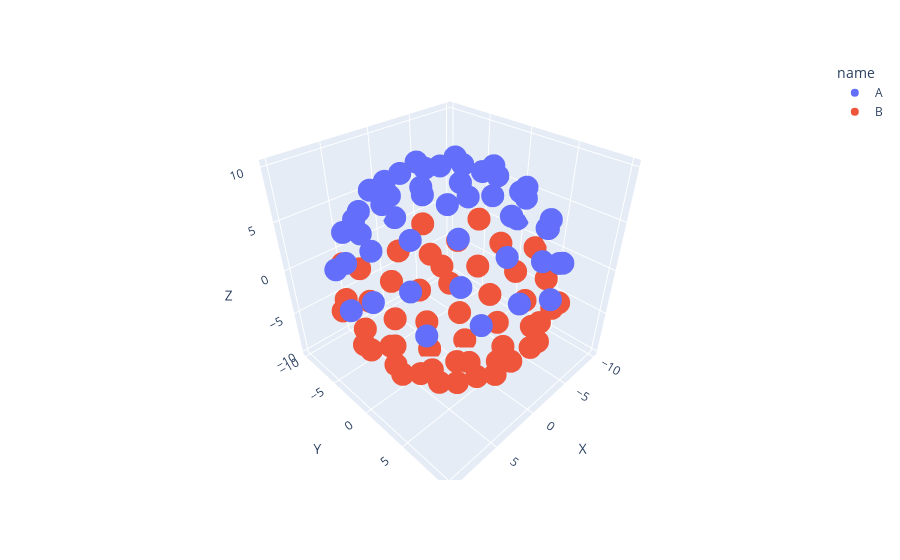

The notebook cell saved with this chart:
### Code cell
# Visualizing the Janus NP example 

Aarray = np.array(A)
Barray = np.array(B)
A_df = pd.DataFrame(Aarray, columns =['X', 'Y', 'Z'])
B_df = pd.DataFrame(Barray, columns =['X', 'Y', 'Z'])

A_df['name'] = 'A'
B_df['name'] = 'B'

total_df = A_df.append(B_df)
fig = px.scatter_3d(total_df, x='X', y='Y', z='Z', color='name')
#fig = px.scatter_3d(dfCore, x='X', y='Y', z='Z')
fig.show()
